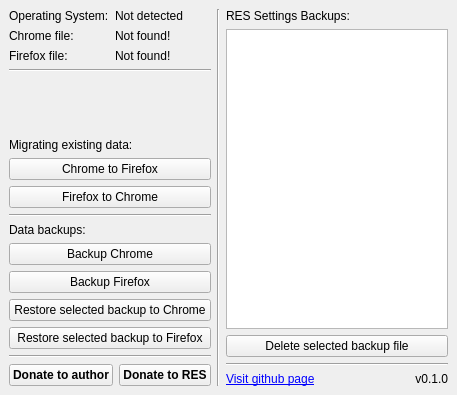
<?xml version="1.0" encoding="UTF-8"?>
<ui version="4.0">
 <class>MainWindow</class>
 <widget class="QMainWindow" name="MainWindow">
  <property name="geometry">
   <rect>
    <x>0</x>
    <y>0</y>
    <width>457</width>
    <height>395</height>
   </rect>
  </property>
  <property name="windowTitle">
   <string>RES Tool</string>
  </property>
  <widget class="QWidget" name="centralwidget">
   <layout class="QHBoxLayout" name="horizontalLayout">
    <item>
     <layout class="QVBoxLayout" name="layout_features">
      <item>
       <layout class="QFormLayout" name="layout_info">
        <item row="0" column="0">
         <widget class="QLabel" name="label_os_info">
          <property name="text">
           <string>Operating System:</string>
          </property>
         </widget>
        </item>
        <item row="1" column="0">
         <widget class="QLabel" name="label_chrome_file">
          <property name="text">
           <string>Chrome file:</string>
          </property>
         </widget>
        </item>
        <item row="2" column="0">
         <widget class="QLabel" name="label_firefox_file">
          <property name="text">
           <string>Firefox file:</string>
          </property>
         </widget>
        </item>
        <item row="0" column="1">
         <widget class="QLabel" name="lbl_os">
          <property name="text">
           <string>Not detected</string>
          </property>
         </widget>
        </item>
        <item row="1" column="1">
         <widget class="QLabel" name="lbl_chrome">
          <property name="text">
           <string>Not found!</string>
          </property>
         </widget>
        </item>
        <item row="2" column="1">
         <widget class="QLabel" name="lbl_firefox">
          <property name="text">
           <string>Not found!</string>
          </property>
         </widget>
        </item>
       </layout>
      </item>
      <item>
       <widget class="Line" name="h_line_1">
        <property name="orientation">
         <enum>Qt::Horizontal</enum>
        </property>
       </widget>
      </item>
      <item>
       <spacer name="verticalSpacer">
        <property name="orientation">
         <enum>Qt::Vertical</enum>
        </property>
        <property name="sizeHint" stdset="0">
         <size>
          <width>20</width>
          <height>40</height>
         </size>
        </property>
       </spacer>
      </item>
      <item>
       <widget class="QLabel" name="label_migrate">
        <property name="text">
         <string>Migrating existing data:</string>
        </property>
       </widget>
      </item>
      <item>
       <widget class="QPushButton" name="btn_ch_to_ff">
        <property name="toolTip">
         <string>&lt;html&gt;&lt;head/&gt;&lt;body&gt;&lt;p&gt;Migrate settings from RES file on chrome to RES file on firefox, this overwrites the existing firefox file.&lt;/p&gt;&lt;/body&gt;&lt;/html&gt;</string>
        </property>
        <property name="text">
         <string>Chrome to Firefox</string>
        </property>
       </widget>
      </item>
      <item>
       <widget class="QPushButton" name="btn_ff_to_ch">
        <property name="sizePolicy">
         <sizepolicy hsizetype="Expanding" vsizetype="Fixed">
          <horstretch>0</horstretch>
          <verstretch>0</verstretch>
         </sizepolicy>
        </property>
        <property name="toolTip">
         <string>&lt;html&gt;&lt;head/&gt;&lt;body&gt;&lt;p&gt;Migrate settings from RES file on firefox to RES file on chrome, this overwrites the existing chrome file.&lt;/p&gt;&lt;/body&gt;&lt;/html&gt;</string>
        </property>
        <property name="text">
         <string>Firefox to Chrome</string>
        </property>
       </widget>
      </item>
      <item>
       <widget class="Line" name="h_line_2">
        <property name="orientation">
         <enum>Qt::Horizontal</enum>
        </property>
       </widget>
      </item>
      <item>
       <widget class="QLabel" name="label_backup">
        <property name="text">
         <string>Data backups:</string>
        </property>
       </widget>
      </item>
      <item>
       <widget class="QPushButton" name="btn_backup_ch">
        <property name="toolTip">
         <string>&lt;html&gt;&lt;head/&gt;&lt;body&gt;&lt;p&gt;Copy/Backup existing RES settings file from chrome to ./backups folder located in the same location as this application.&lt;/p&gt;&lt;/body&gt;&lt;/html&gt;</string>
        </property>
        <property name="text">
         <string>Backup Chrome</string>
        </property>
       </widget>
      </item>
      <item>
       <widget class="QPushButton" name="btn_backup_ff">
        <property name="toolTip">
         <string>&lt;html&gt;&lt;head/&gt;&lt;body&gt;&lt;p&gt;Copy/Backup existing RES settings file from firefox to ./backups folder located in the same location as this application.&lt;/p&gt;&lt;/body&gt;&lt;/html&gt;</string>
        </property>
        <property name="text">
         <string>Backup Firefox</string>
        </property>
       </widget>
      </item>
      <item>
       <widget class="QPushButton" name="btn_restore_ch">
        <property name="toolTip">
         <string>&lt;html&gt;&lt;head/&gt;&lt;body&gt;&lt;p&gt;Use data from selected backup file and write the settings to RES file on Chrome.&lt;/p&gt;&lt;/body&gt;&lt;/html&gt;</string>
        </property>
        <property name="text">
         <string>Restore selected backup to Chrome</string>
        </property>
       </widget>
      </item>
      <item>
       <widget class="QPushButton" name="btn_restore_ff">
        <property name="toolTip">
         <string>&lt;html&gt;&lt;head/&gt;&lt;body&gt;&lt;p&gt;Use data from selected backup file and write the settings to RES file on Firefox.&lt;/p&gt;&lt;/body&gt;&lt;/html&gt;</string>
        </property>
        <property name="text">
         <string>Restore selected backup to Firefox</string>
        </property>
       </widget>
      </item>
      <item>
       <widget class="Line" name="h_line_3">
        <property name="orientation">
         <enum>Qt::Horizontal</enum>
        </property>
       </widget>
      </item>
      <item>
       <layout class="QHBoxLayout" name="layout_donations">
        <item>
         <widget class="QPushButton" name="btn_donate_app">
          <property name="font">
           <font>
            <weight>75</weight>
            <bold>true</bold>
           </font>
          </property>
          <property name="toolTip">
           <string>&lt;html&gt;&lt;head/&gt;&lt;body&gt;&lt;p&gt;Make a paypal donation to author of this application! (Thanks!)&lt;/p&gt;&lt;/body&gt;&lt;/html&gt;</string>
          </property>
          <property name="text">
           <string>Donate to author</string>
          </property>
          <property name="autoRepeat">
           <bool>false</bool>
          </property>
         </widget>
        </item>
        <item>
         <widget class="QPushButton" name="btn_donate_res">
          <property name="font">
           <font>
            <weight>75</weight>
            <bold>true</bold>
           </font>
          </property>
          <property name="toolTip">
           <string>&lt;html&gt;&lt;head/&gt;&lt;body&gt;&lt;p&gt;Opens a website with info on how you can donate to RES itself.&lt;/p&gt;&lt;/body&gt;&lt;/html&gt;</string>
          </property>
          <property name="text">
           <string>Donate to RES</string>
          </property>
         </widget>
        </item>
       </layout>
      </item>
     </layout>
    </item>
    <item>
     <widget class="Line" name="v_line_1">
      <property name="orientation">
       <enum>Qt::Vertical</enum>
      </property>
     </widget>
    </item>
    <item>
     <layout class="QVBoxLayout" name="layout_backup_files">
      <item>
       <widget class="QLabel" name="label_backups_list">
        <property name="text">
         <string>RES Settings Backups:</string>
        </property>
       </widget>
      </item>
      <item>
       <widget class="QListWidget" name="list_backups">
        <property name="maximumSize">
         <size>
          <width>16777215</width>
          <height>16777215</height>
         </size>
        </property>
       </widget>
      </item>
      <item>
       <widget class="QPushButton" name="btn_del_backup">
        <property name="toolTip">
         <string>&lt;html&gt;&lt;head/&gt;&lt;body&gt;&lt;p&gt;Permanently remove/delete the selected file from backups folder.&lt;/p&gt;&lt;/body&gt;&lt;/html&gt;</string>
        </property>
        <property name="text">
         <string>Delete selected backup file</string>
        </property>
       </widget>
      </item>
      <item>
       <widget class="Line" name="line">
        <property name="orientation">
         <enum>Qt::Horizontal</enum>
        </property>
       </widget>
      </item>
      <item>
       <layout class="QHBoxLayout" name="layout_website">
        <item>
         <widget class="QLabel" name="label_website">
          <property name="text">
           <string>&lt;html&gt;&lt;head/&gt;&lt;body&gt;&lt;p&gt;&lt;a href=&quot;http://www.google.com&quot;&gt;&lt;span style=&quot; text-decoration: underline; color:#0000ff;&quot;&gt;Visit github page&lt;/span&gt;&lt;/a&gt;&lt;/p&gt;&lt;/body&gt;&lt;/html&gt;</string>
          </property>
         </widget>
        </item>
        <item>
         <widget class="QLabel" name="lbl_version">
          <property name="frameShape">
           <enum>QFrame::NoFrame</enum>
          </property>
          <property name="lineWidth">
           <number>1</number>
          </property>
          <property name="text">
           <string>v0.1.0</string>
          </property>
          <property name="alignment">
           <set>Qt::AlignRight|Qt::AlignTrailing|Qt::AlignVCenter</set>
          </property>
          <property name="margin">
           <number>4</number>
          </property>
         </widget>
        </item>
       </layout>
      </item>
     </layout>
    </item>
   </layout>
  </widget>
 </widget>
 <resources/>
 <connections/>
</ui>
